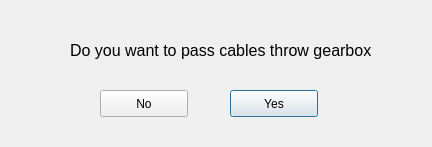
<?xml version="1.0" encoding="UTF-8"?>
<ui version="4.0">
 <class>Dialog</class>
 <widget class="QDialog" name="Dialog">
  <property name="geometry">
   <rect>
    <x>0</x>
    <y>0</y>
    <width>432</width>
    <height>147</height>
   </rect>
  </property>
  <property name="windowTitle">
   <string>Dialog</string>
  </property>
  <widget class="QPushButton" name="pushButton">
   <property name="geometry">
    <rect>
     <x>230</x>
     <y>90</y>
     <width>88</width>
     <height>27</height>
    </rect>
   </property>
   <property name="text">
    <string>Yes</string>
   </property>
  </widget>
  <widget class="QPushButton" name="pushButton_2">
   <property name="geometry">
    <rect>
     <x>100</x>
     <y>90</y>
     <width>88</width>
     <height>27</height>
    </rect>
   </property>
   <property name="text">
    <string>No</string>
   </property>
  </widget>
  <widget class="QLabel" name="label">
   <property name="geometry">
    <rect>
     <x>70</x>
     <y>40</y>
     <width>361</width>
     <height>20</height>
    </rect>
   </property>
   <property name="font">
    <font>
     <pointsize>12</pointsize>
    </font>
   </property>
   <property name="text">
    <string>Do you want to pass cables throw gearbox</string>
   </property>
  </widget>
 </widget>
 <resources/>
 <connections/>
</ui>
